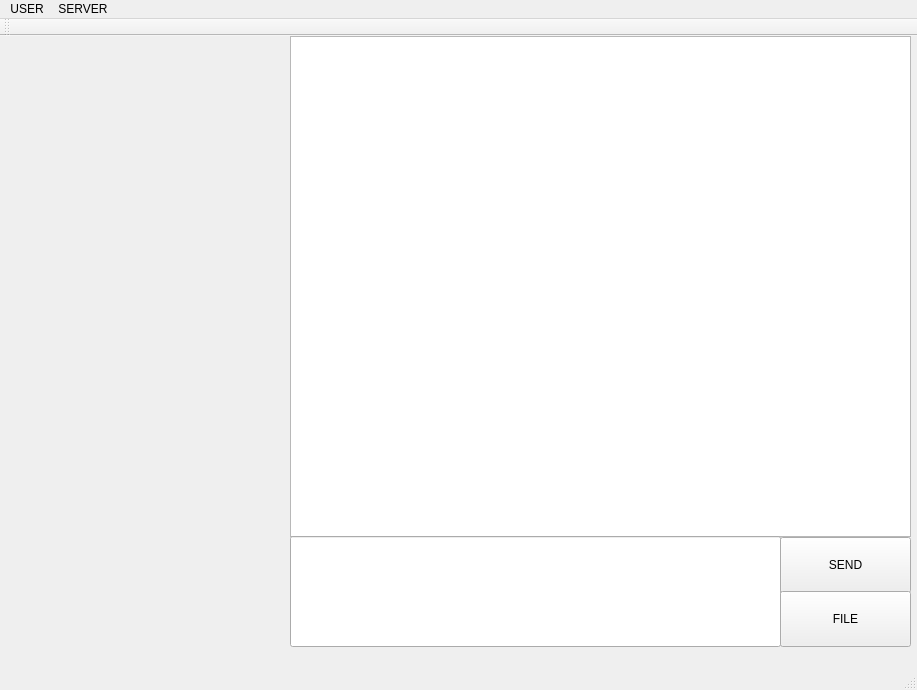
<?xml version="1.0" encoding="UTF-8"?>
<ui version="4.0">
 <class>MainWindow</class>
 <widget class="QMainWindow" name="MainWindow">
  <property name="geometry">
   <rect>
    <x>0</x>
    <y>0</y>
    <width>917</width>
    <height>690</height>
   </rect>
  </property>
  <property name="windowTitle">
   <string>MainWindow</string>
  </property>
  <widget class="QWidget" name="centralWidget">
   <widget class="QListWidget" name="listWidget">
    <property name="geometry">
     <rect>
      <x>290</x>
      <y>0</y>
      <width>621</width>
      <height>501</height>
     </rect>
    </property>
   </widget>
   <widget class="QLineEdit" name="lineEdit">
    <property name="geometry">
     <rect>
      <x>290</x>
      <y>500</y>
      <width>491</width>
      <height>111</height>
     </rect>
    </property>
   </widget>
   <widget class="QPushButton" name="sendMsg">
    <property name="geometry">
     <rect>
      <x>780</x>
      <y>501</y>
      <width>131</width>
      <height>56</height>
     </rect>
    </property>
    <property name="text">
     <string>SEND</string>
    </property>
   </widget>
   <widget class="QPushButton" name="openFile">
    <property name="geometry">
     <rect>
      <x>780</x>
      <y>555</y>
      <width>131</width>
      <height>56</height>
     </rect>
    </property>
    <property name="text">
     <string>FILE</string>
    </property>
   </widget>
  </widget>
  <widget class="QMenuBar" name="menuBar">
   <property name="geometry">
    <rect>
     <x>0</x>
     <y>0</y>
     <width>917</width>
     <height>17</height>
    </rect>
   </property>
   <widget class="QMenu" name="usermenu">
    <property name="title">
     <string>USER</string>
    </property>
   </widget>
   <widget class="QMenu" name="servermenu">
    <property name="title">
     <string>SERVER</string>
    </property>
   </widget>
   <addaction name="usermenu"/>
   <addaction name="servermenu"/>
  </widget>
  <widget class="QToolBar" name="mainToolBar">
   <attribute name="toolBarArea">
    <enum>TopToolBarArea</enum>
   </attribute>
   <attribute name="toolBarBreak">
    <bool>false</bool>
   </attribute>
  </widget>
  <widget class="QStatusBar" name="statusBar"/>
 </widget>
 <layoutdefault spacing="6" margin="11"/>
 <resources/>
 <connections/>
</ui>
